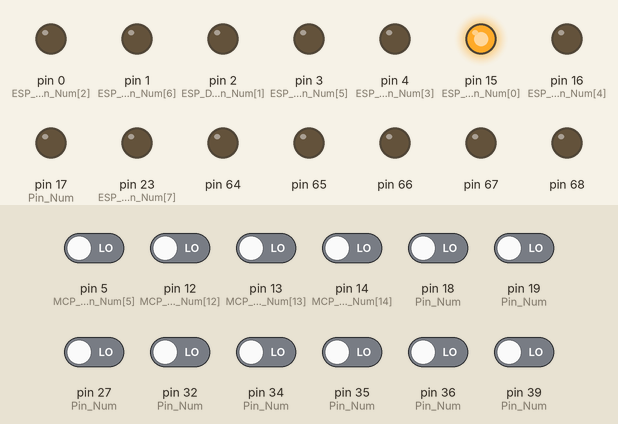
Recording of a sketch running on a simulated Arduino Mega 2560, built with avr-gcc and run on an emulated ATmega2560. On the bench: output pins drawn as LEDs (lit = HIGH). The inputs (shaded band) are chosen by the test bench; at power-on: pin 5 (MCP_DigitalOut_Pin_Num[5]), pin 12 (MCP_DigitalOut_Pin_Num[12]), pin 13 (MCP_DigitalOut_Pin_Num[13]), pin 14 (MCP_DigitalOut_Pin_Num[14]), pin 18 (Pin_Num), pin 19 (Pin_Num), pin 27 (Pin_Num), pin 32 (Pin_Num), pin 34 (Pin_Num), pin 35 (Pin_Num), pin 36 (Pin_Num), pin 39 (Pin_Num) LOW.

Above: at 0.1 s.
Timing chart, 0 to 1.6 s (numbered marks = the images above):
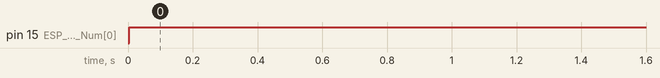

The sketch:

Test_Code.ino
```cpp
#include <Wire.h>
#include <Adafruit_MCP23X17.h>

Adafruit_MCP23X17 mcp;

#define TOTAL_ESP_DIGITAL_OUTPUT_PINS 8
#define TOTAL_ESP_DIGITAL_INPUT_PINS  13

uint8_t ESP_DigitalOut_Pin_Num[TOTAL_ESP_DIGITAL_OUTPUT_PINS]= {15, 2, 0, 4, 16, 3, 1, 23};

struct ESP_DigitalIn
{
  uint8_t Pin_Num[TOTAL_ESP_DIGITAL_INPUT_PINS]= {17, 5, 18, 19, 36, 39, 34, 35, 32, 27, 14, 12, 13};
  uint8_t Pin_Val[TOTAL_ESP_DIGITAL_INPUT_PINS]= {0 , 0, 0 , 0 , 0 , 0 , 0 , 0 , 0 , 1 , 1 , 1 , 1 };
};

//uint8_t ESP_DigitalIn_Pin_Num[TOTAL_ESP_DIGITAL_INPUT_PINS]= {17, 5, 18, 19, 36, 39, 34, 35, 32, 27, 14, 12, 13};


#define TOTAL_MSP_DIGITAL_OUTPUT_PINS  16

uint8_t MCP_DigitalOut_Pin_Num[TOTAL_MSP_DIGITAL_OUTPUT_PINS]= {0, 1, 2, 3, 4, 5, 6, 7, 8, 9, 10, 11, 12, 13, 14, 15};

uint8_t Hex_Val;

ESP_DigitalIn  ESP_DigitalIn;

void setup()
{
  for(uint8_t i=0; i<TOTAL_ESP_DIGITAL_OUTPUT_PINS; i++)
  {
    pinMode(ESP_DigitalOut_Pin_Num[i],OUTPUT);
    digitalWrite(ESP_DigitalOut_Pin_Num[i], LOW);
  }

  for(uint8_t i=0; i<TOTAL_ESP_DIGITAL_INPUT_PINS; i++)
  {
    pinMode(ESP_DigitalIn.Pin_Num[i],INPUT);
  }

  // Initialize MCP23017
  if (!mcp.begin_I2C(0x20)) // A0:0, A1:0, A2:0
  {
    Serial.println("Error connecting to MCP23017");
    while (1);
  }

  for(uint8_t i=0; i<TOTAL_MSP_DIGITAL_OUTPUT_PINS; i++)
  {
    mcp.pinMode(MCP_DigitalOut_Pin_Num[i], OUTPUT);
    mcp.digitalWrite(MCP_DigitalOut_Pin_Num[i], LOW);
  }
  Serial.println("MCP23017 Initialized");

  Hex_Val = 0;
}

void loop()
{
  Read_ESP_Digital_Pins();

  digitalWrite(ESP_DigitalOut_Pin_Num[0], HIGH);
}

void Hex_Encoder_Loop()
{
  Hex_Val = ((digitalRead(39) << 3) |
             (digitalRead(34) << 2) |
             (digitalRead(35) << 1) |
              digitalRead(32));
}

void Read_ESP_Digital_Pins()
{
  for(uint8_t i=0; i<TOTAL_ESP_DIGITAL_INPUT_PINS; i++)
  {
    ESP_DigitalIn.Pin_Val[i] = digitalRead(ESP_DigitalIn.Pin_Num[i]);
  }
}
```

Measured:
- by itself, pin 15 (ESP_DigitalOut_Pin_Num[0]): LOW → HIGH at 0.00 s
